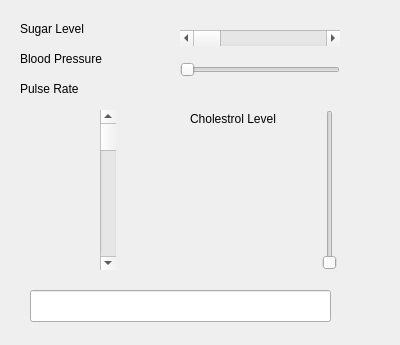
<?xml version="1.0" encoding="UTF-8"?>
<ui version="4.0">
 <class>Dialog</class>
 <widget class="QDialog" name="Dialog">
  <property name="geometry">
   <rect>
    <x>0</x>
    <y>0</y>
    <width>400</width>
    <height>345</height>
   </rect>
  </property>
  <property name="windowTitle">
   <string>Dialog</string>
  </property>
  <widget class="QScrollBar" name="horizontalScrollBarSugarLevel">
   <property name="geometry">
    <rect>
     <x>180</x>
     <y>30</y>
     <width>160</width>
     <height>16</height>
    </rect>
   </property>
   <property name="orientation">
    <enum>Qt::Horizontal</enum>
   </property>
  </widget>
  <widget class="QScrollBar" name="verticalScrollBarPulseRate">
   <property name="geometry">
    <rect>
     <x>100</x>
     <y>110</y>
     <width>16</width>
     <height>160</height>
    </rect>
   </property>
   <property name="orientation">
    <enum>Qt::Vertical</enum>
   </property>
  </widget>
  <widget class="QLabel" name="labelSugarLevel">
   <property name="geometry">
    <rect>
     <x>20</x>
     <y>20</y>
     <width>81</width>
     <height>18</height>
    </rect>
   </property>
   <property name="text">
    <string>Sugar Level</string>
   </property>
  </widget>
  <widget class="QLabel" name="labelBloodPressure">
   <property name="geometry">
    <rect>
     <x>20</x>
     <y>50</y>
     <width>111</width>
     <height>18</height>
    </rect>
   </property>
   <property name="text">
    <string>Blood Pressure</string>
   </property>
  </widget>
  <widget class="QLabel" name="labelPulseRate">
   <property name="geometry">
    <rect>
     <x>20</x>
     <y>80</y>
     <width>81</width>
     <height>18</height>
    </rect>
   </property>
   <property name="text">
    <string>Pulse Rate</string>
   </property>
  </widget>
  <widget class="QSlider" name="horizontalSliderBloodPressure">
   <property name="geometry">
    <rect>
     <x>180</x>
     <y>60</y>
     <width>160</width>
     <height>20</height>
    </rect>
   </property>
   <property name="orientation">
    <enum>Qt::Horizontal</enum>
   </property>
  </widget>
  <widget class="QSlider" name="verticalSliderCholestrolLevel">
   <property name="geometry">
    <rect>
     <x>320</x>
     <y>110</y>
     <width>20</width>
     <height>160</height>
    </rect>
   </property>
   <property name="orientation">
    <enum>Qt::Vertical</enum>
   </property>
  </widget>
  <widget class="QLabel" name="labelCholestrolLevel">
   <property name="geometry">
    <rect>
     <x>190</x>
     <y>110</y>
     <width>111</width>
     <height>18</height>
    </rect>
   </property>
   <property name="text">
    <string>Cholestrol Level</string>
   </property>
  </widget>
  <widget class="QLineEdit" name="lineEditResult">
   <property name="geometry">
    <rect>
     <x>30</x>
     <y>290</y>
     <width>301</width>
     <height>32</height>
    </rect>
   </property>
   <property name="alignment">
    <set>Qt::AlignLeading|Qt::AlignLeft|Qt::AlignVCenter</set>
   </property>
  </widget>
 </widget>
 <resources/>
 <connections/>
</ui>
